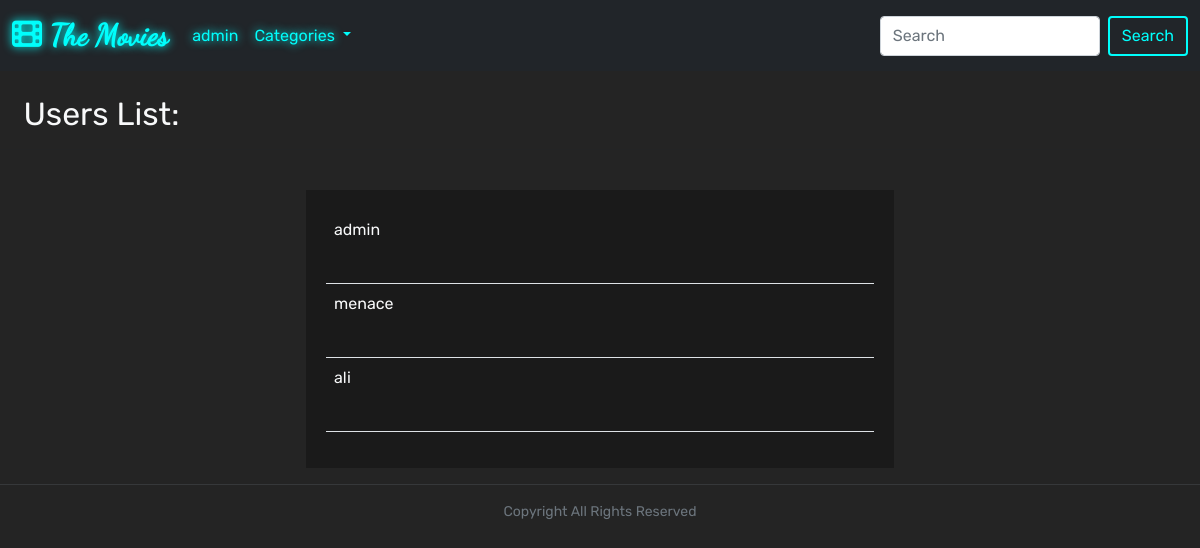
Page /web/useraccountmanagement/ (signed in) on the earlier database version.
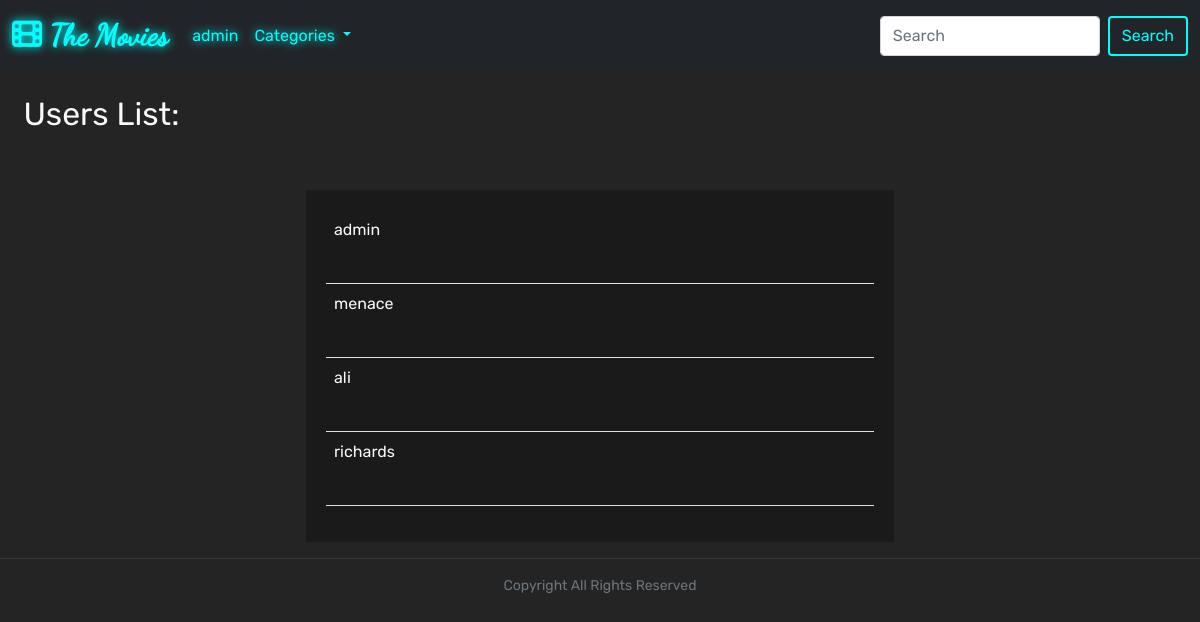
Same page on the later database version.
### web/models.py (models this page shows, shortened)
class BasicModel(models.Model):
    date_created = models.DateTimeField(auto_now_add=True)
    date_updated = models.DateTimeField(auto_now=True)
    class Meta:
        abstract = True

class Person(BasicModel):
    user = models.ForeignKey(User, null=True, on_delete=models.CASCADE)
    profile_picture = models.ImageField(upload_to='profiles', null=True, default='/profiles/avatars.png')
    name = models.CharField(max_length=245, null=True, default='None')
    type = models.ForeignKey(AccountType, null=True, on_delete=models.CASCADE)
    key = models.CharField(null=True, default='Empty', max_length=100)
    due = models.IntegerField(null=True, default=0)

### web/views.py (the view)
# urls.py: path('useraccountmanagement/', views.usertypemanagement, name='UserAccountManagement'),
@login_required(login_url='LoginPage')
def usertypemanagement(request):
    person = Person.objects.get(user_id=request.user.id)
    if person.type.id == 1:
        persons = Person.objects.all()
        context = {
            'persons': persons
        }
        return render(request, 'user/useraccounts.html', context)
    else:
        return HttpResponse("Error Code 403")

### web/models.py (called while the page is built)
    def __str__(self):
        return self.title

### web/views.py (called while the page is built)
def categories(request):
    if request.user is None:
        person = Person.objects.get(user_id=request.user.id)
    else:
        person = Person.objects.get(id=2)
    context = {
        'categories': Tag.objects.all(),
        'person': person
    }
    return context

### web/templates/user/useraccounts.html
{% extends 'base.html' %}
{% load static %}
{% block content %}
    <br>
    <h2 class="text-light">&nbsp;&nbsp;&nbsp;Users List:</h2>
    <hr>
    <br>
    <div class="row">
        <div class="col-md-3"></div>
        <div class="col-md-6">
            <div class="user">
                <table class="table">
                {% for person in persons %}
                    <tr>
                        <td class="text-light">{{ person.user.username }}</td>
                        <td>
                            <iframe width="400px" height="50px" src="{% url 'UserAccountManagementForm' pk=person.id %}"></iframe>
                        </td>
                    </tr>
                {% endfor %}
                </table>
            </div>
        </div>
        <div class="col-md-3"></div>
    </div>
{% endblock %}

Differences in the rows shown:
added Person: user.username "richards"
